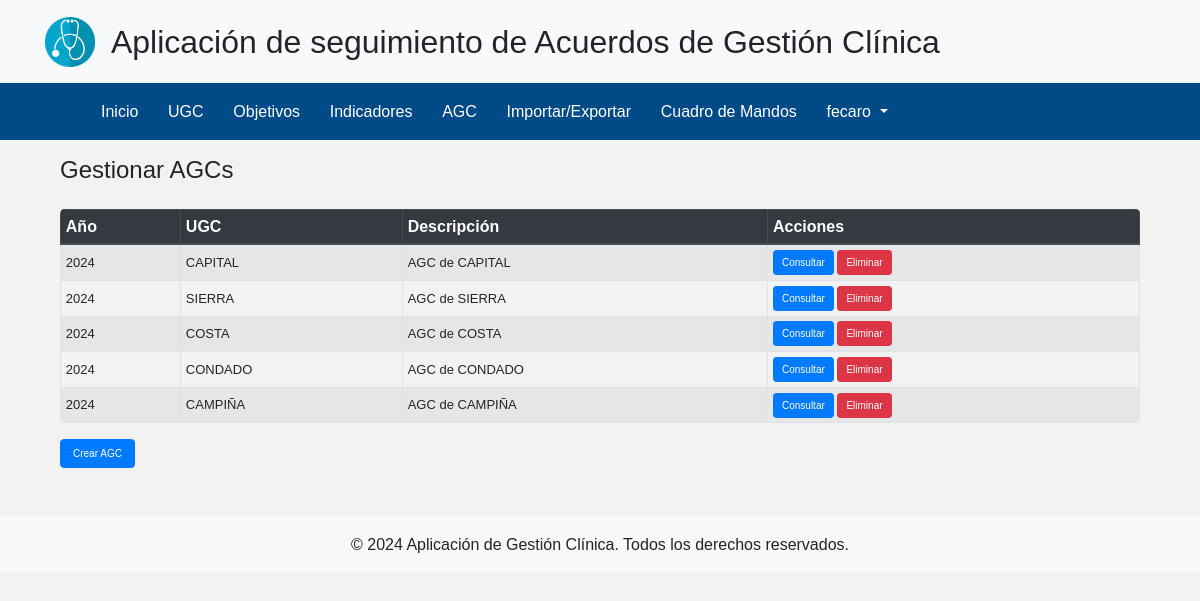
The page /agc/ (signed in) on the database its author committed.
### myapp/models.py (models this page shows, shortened)
class CustomUser(AbstractUser):
    id_ugc = models.ForeignKey('UGC', on_delete=models.CASCADE, null=True, blank=True)
    descripcion_usuario = models.CharField(max_length=255, blank=True, null=True)
    perfil = models.CharField(max_length=255, blank=True, null=True)
    fecha_crea_usuario = models.DateField(blank=True, null=True)

class AGC(models.Model):
    id_agc = models.AutoField(primary_key=True)
    descripcion_agc = models.CharField(max_length=255, blank=True, null=True)
    anio_agc = models.IntegerField()
    id_ugc = models.ForeignKey(UGC, on_delete=models.CASCADE)

class UGC(models.Model):
    id_ugc = models.AutoField(primary_key=True)
    nombre_ugc = models.CharField(max_length=255)
    descripcion_ugc = models.CharField(max_length=255, blank=True, null=True)
    responsable_ugc = models.CharField(max_length=255, blank=True, null=True)
    fecha_crea_ugc = models.DateField(blank=True, null=True)
    def __str__(self):
        return self.nombre_ugc

### myapp/views.py (the view)
# urls.py: path('agc/', GestionarAGCView.as_view(), name='gestionar_agc'),
class GestionarAGCView(LoginRequiredMixin, View):
    def get(self, request):
        agcs = AGC.objects.all()
        return render(request, 'myapp/agc.html', {'agcs': agcs})

### myapp/templates/myapp/agc.html (shortened to what this page needs)
{% extends "myapp/base.html" %}
{% block content %}
<div class="container mt-3">
  <h4 class="mb-4">Gestionar AGCs</h4>
  <div class="table-responsive">
    <table class="table table-sm table-striped table-bordered">
        <thead class="thead-dark">
        <tr>
            <th>Año</th>
            <th>UGC</th>
            <th>Descripción</th>
            <th>Acciones</th>
        </tr>
        </thead>
        <tbody>
        {% for agc in agcs %}
        <tr>
            <td>{{ agc.anio_agc }}</td>
            <td>{{ agc.id_ugc }}</td>
            <td>{{ agc.descripcion_agc }}</td>
            <td>
            <a href="{% url 'editar_agc' agc.pk %}" class="btn btn-primary btn-sm">Consultar</a>
            <form method="post" action="{% url 'eliminar_agc' agc.pk %}" class="d-inline">
                <button type="submit" class="btn btn-danger btn-sm">Eliminar</button>
            </form>
            </td>
        </tr>
        {% endfor %}
        </tbody>
    </table>
</div>
  <a href="{% url 'crear_agc' %}" class="btn btn-primary">Crear AGC</a>
</div>
{% endblock %}

### myapp/templates/myapp/base.html (shortened to what this page needs)
<!DOCTYPE html>
<html lang="en">
<head>
    {% load static %}
    <link href="https://stackpath.bootstrapcdn.com/bootstrap/4.5.2/css/bootstrap.min.css" rel="stylesheet">
    <link href="https://cdnjs.cloudflare.com/ajax/libs/font-awesome/5.15.3/css/all.min.css" rel="stylesheet">
    <link href="{% static 'css/styles.css' %}" rel="stylesheet">
</head>
<body>
    <header class="bg-light py-3">
        <div class="container d-flex align-items-center">
            <img src="{% static 'img/logo.png' %}" alt="Logo" class="mr-3" style="height: 50px;">
            <h2 class="mb-0">Aplicación de seguimiento de Acuerdos de Gestión Clínica</h2>
        </div>
    </header>
    <nav class="navbar navbar-expand-lg navbar-custom">
        <div class="container">
            <div>
                <ul class="navbar-nav w-100 mr-5 ml-5 d-flex justify-content-between">
                    <li class="nav-item"><a class="nav-link" href="{% url 'inicio' %}">Inicio</a></li>
                    <li class="nav-item"><a class="nav-link" href="{% url 'gestionar_ugc' %}">UGC</a></li>
                    <li class="nav-item"><a class="nav-link" href="{% url 'gestionar_objetivos' %}">Objetivos</a></li>
                    <li class="nav-item"><a class="nav-link" href="{% url 'gestionar_indicadores' %}">Indicadores</a></li>
                    <li class="nav-item"><a class="nav-link" href="{% url 'gestionar_agc' %}">AGC</a></li>
                    <li class="nav-item"><a class="nav-link" href="{% url 'import_export' %}">Importar/Exportar</a></li>
                    <li class="nav-item"><a class="nav-link" href="{% url 'cuadro_de_mandos' %}">Cuadro de Mandos</a></li>
                    {% if user.is_authenticated %}
                        <li class="nav-item dropdown">
                            <a class="nav-link dropdown-toggle" href="#" id="navbarDropdown" role="button" data-toggle="dropdown" aria-haspopup="true" aria-expanded="false">
                                {{ user.username }}
                            </a>
                        </li>
                    {% else %}
                        <li class="nav-item"><a class="nav-link" href="{% url 'login' %}">Login</a></li>
                    {% endif %}
                </ul>
            </div>
        </div>
    </nav>
    <div class="container mt-2">
        {% block content %}{% endblock %}
    </div>
    <footer class="bg-light py-3 mt-5">
        <div class="container text-center">
            <p class="mb-0">© 2024 Aplicación de Gestión Clínica. Todos los derechos reservados.</p>
        </div>
    </footer>
</body>
</html>

### static/css/styles.css (style rules this page uses)
body { background-color: #f2f2f2; font-family: 'Arial', sans-serif; }
.navbar { background-color: #004b87; }
.navbar-custom { background-color: #004b87; }
.navbar-custom .nav-link { color: white !important; text-align: center; display: block; }
.nav-link { color: #366ed6 !important; }
.container { margin-top: 1px; }
.btn-danger { font-size: x-small; }
.btn-primary { font-size: x-small; }
.table-responsive { margin-top: 5px; }
.table { border-radius: 5px; overflow: hidden; }
.table thead { background-color: #343a40; color: #ffffff; text-align: center; }
.table th { vertical-align: middle; text-align: left; font-size: medium; }
.table td { vertical-align: middle; text-align: left; font-size: small; }

### rows shown on the page
CustomUser: username "fecaro"
AGC: anio_agc "2024", id_ugc "CAPITAL", descripcion_agc "AGC de CAPITAL"
AGC: anio_agc "2024", id_ugc "SIERRA", descripcion_agc "AGC de SIERRA"
AGC: anio_agc "2024", id_ugc "COSTA", descripcion_agc "AGC de COSTA"
AGC: anio_agc "2024", id_ugc "CONDADO", descripcion_agc "AGC de CONDADO"
AGC: anio_agc "2024", id_ugc "CAMPIÑA", descripcion_agc "AGC de CAMPIÑA"
